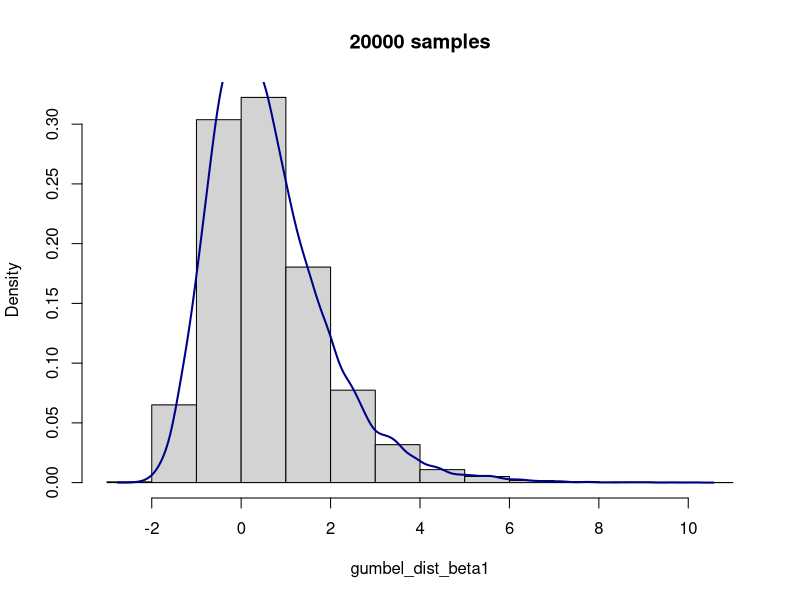
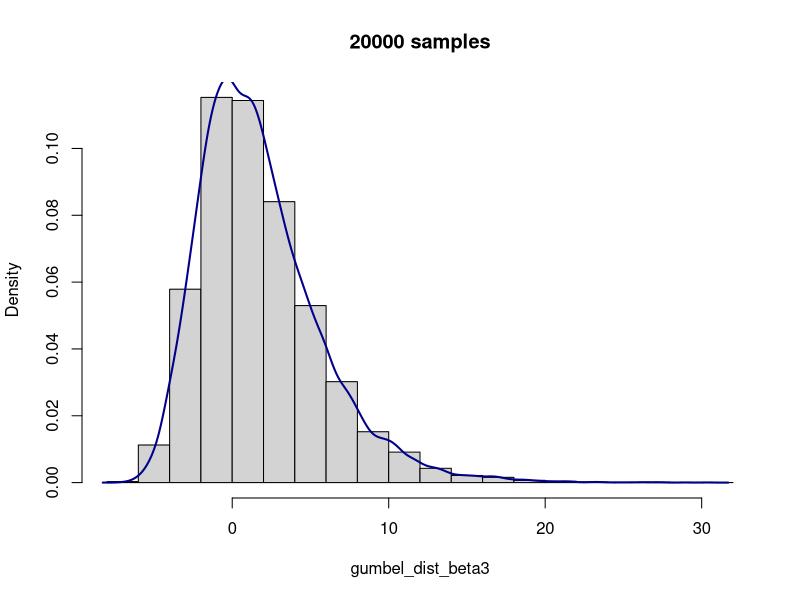
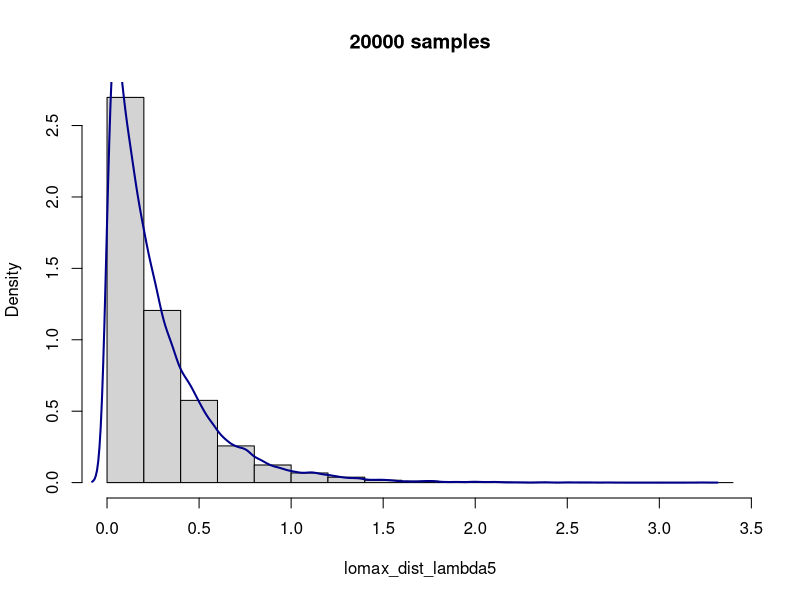
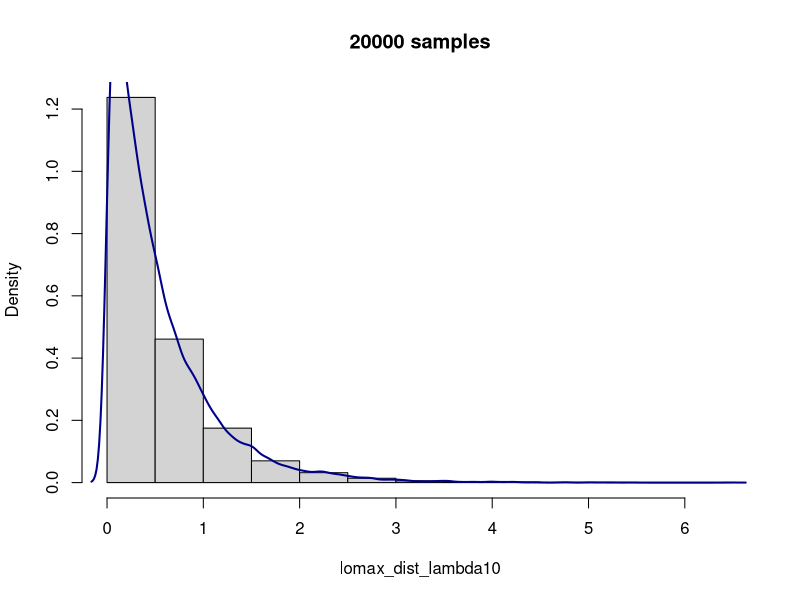

These charts were generated, in order, by the following R code:
###############################################################################
#
#
#   MATH 2650: Computational Statistics
#   Lab 01
#   10 September 2026
# 
#   First Lab Group 1
#   Angie Wang
#
#
###############################################################################

# Question 1: Use uniroot() function to calculate MLE for Bernoulli and Exponential
#             distributions. Compare results to the traditional analytical approach.

#### (1a.) uniroot Bernoulli ####
mag <- 1*(attenu$mag >6) # Obtain all magnitudes greater than 6

##### Analytical MLE #####
analytic_theta <- mean(mag)
analytic_theta

##### Numerical MLE #####
calc_deriv_bern <- function(theta, y){
  # Derivative of log-likelihood function of the Bernoulli pdf
  y <- y[complete.cases(y)]
  n <- length(y)
  
  sum(y)/theta - (n - sum(y))*(1/(1-theta))
}

bern_root <- uniroot(calc_deriv_bern, y = mag, lower = 0, upper = max(mag))
numeric_theta <- bern_root$root
numeric_theta


#### (1b.) uniroot Exponential ####
accel <- attenu$accel

##### Analytical MLE #####
analytic_lambda <- length(accel)/sum(accel)
analytic_lambda

##### Numerical MLE #####
calc_deriv_exp <- function(lambda, x){
  # Derivative of log-likelihood function of the Exponential pdf
  
  x <- x[complete.cases(x)]
  n <- length(x)
 
  (n/lambda) - sum(x)
}

exp_root <- uniroot(calc_deriv_exp, x = accel, lower = 0, upper = 10)
numeric_lambda <- exp_root$root
numeric_lambda

###############################################################################

# Question 2: Use the Probability Integral Transform method to generate random 
#             numbers from Gumbel and Lomax distributions.

#### (2a.) PIT Gumbel ####

# Constants:
N <- 20000 # Number of random draws
BETA_1 <- 1 # Testing with beta = 1 and beta = 3
BETA_3 <- 3

z <- runif(N) # Obtain N draws from uniform distribution

calc_gumbel_inv <- function(z, beta){
  # Inverse gumbel cdf
  -beta*log(-log(z))
}

# Test with parameters beta = 1 and beta = 3
gumbel_dist_beta1 <- calc_gumbel_inv(z = z, beta = BETA_1)
gumbel_dist_beta3 <- calc_gumbel_inv(z = z, beta = BETA_3)

# Generate histograms
hist(gumbel_dist_beta1, freq = FALSE, main = paste(N, ' samples', sep = ''))
lines(density(gumbel_dist_beta1), lwd = 2, col = 'darkblue')

hist(gumbel_dist_beta3, freq = FALSE, main = paste(N, ' samples', sep = ''))
lines(density(gumbel_dist_beta3), lwd = 2, col = 'darkblue')

#### (2b.) PIT Lomax ####

# Constants:
M <- 20000 # Number of random draws
ALPHA <- 20 # Test with 20
LAMBDA_5 <- 5 # Test with lambda = 5 and lambda = 10
LAMBDA_10 <- 10 


w <- runif(M) # Obtain M draws from uniform distribution

calc_lomax_inv <- function(w, lambda, alpha){
  # Inverse lomax cdf
  lambda*((1-w)^(-1/alpha) - 1) 
}

# Test with parameters lambda = 5 and lambda = 10
lomax_dist_lambda5 <- calc_lomax_inv(w = w, lambda = LAMBDA_5, alpha = ALPHA) 
lomax_dist_lambda10 <- calc_lomax_inv(w = w, lambda = LAMBDA_10, alpha = ALPHA)

# Generate histograms
hist(lomax_dist_lambda5, freq = FALSE, main = paste(M, ' samples', sep = ''))
lines(density(lomax_dist_lambda5), lwd = 2, col = 'darkblue')

hist(lomax_dist_lambda10, freq = FALSE, main = paste(M, ' samples', sep = ''))
lines(density(lomax_dist_lambda10), lwd = 2, col = 'darkblue')

###############################################################################

# Question 3: Generate a random number using the Middle-Square / Von Neumann
#             method using a predetermined starting seed.

#### (3.) Middle-Square / Von Neumann ####

seed <- 812016 # Starting seed

seed_str <- as.character(seed)
seed_len <- nchar(seed_str)
seed_sq <- as.character(seed^2)
seed_sq_len <- nchar(seed_sq)

start <- as.integer(seed_sq_len/2 - seed_len/2 + 1) # Add 1 since R starts counting at 1
end <- as.integer(start - 1 + seed_len)

mid_square <- as.numeric(substring(seed_sq, start, end))
mid_square
